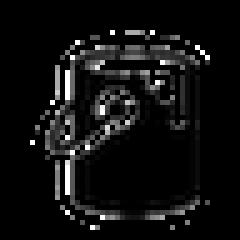
#> input picture Raspberry_Pi/pictograms/training/sources/paintbucket.png, 48 x 48 px, given in place of Treppe_mitPiktogramm.png, which was not available (shown 5 times larger)
$ jupyter execute Evaluation_FLANN.ipynb   (shell and % lines are left out)   (Python 2 division)
#> lines starting #> are read from the running program, lines starting #| are printed output that depends on the picture; pictures that were not available may be replaced by others from this repository, and a replacement may not be noted
[cell 1]
import numpy as np
import matplotlib.pyplot as plt
import cv2

def display(img, cmap='gray'):
    fig = plt.figure(figsize=(12,10))
    ax = fig.add_subplot(111)
    ax.imshow(img,cmap='gray')

treppe = cv2.imread('DATA/Treppe_mitPiktogramm.png', 0);
#> treppe is the input picture: shape (48, 48); min 0, max 255, mean 16.6
hammer = cv2.imread('DATA/Hammer.png', 0)
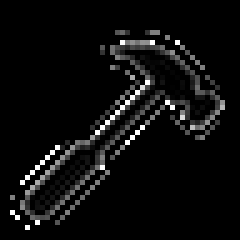
#> input picture Raspberry_Pi/pictograms/training/sources/hammer.png, 48 x 48 px, found by its file name (shown 5 times larger)
#> hammer is the input picture: shape (48, 48); min 0, max 255, mean 12.9
maske = cv2.imread('DATA/Maske.png', 0)
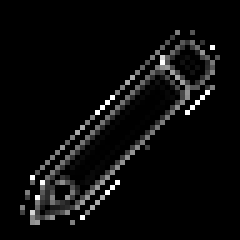
#> input picture Raspberry_Pi/pictograms/training/sources/pencil.png, 48 x 48 px, given in place of Maske.png, which was not available (shown 5 times larger)
#> maske is the input picture: shape (48, 48); min 0, max 255, mean 11.5
schuh = cv2.imread('DATA/Schuh.png')

#FLANN-Matcher -- deutlich schneller als Brute Force
sift = cv2.xfeatures2d.SIFT_create()
kp1, des1 = sift.detectAndCompute(schuh,None)
#> kp1 = 11 keypoints; strongest (x, y, size): (32, 18, 3.8), (8, 39, 6.3), (16, 34, 3.9), (41, 10, 3.2)
kp2, des2 = sift.detectAndCompute(treppe,None)
#> kp2 = 10 keypoints; (x, y, size): (23, 22, 2), (16, 15, 2.3), (17, 25, 3.1), (17, 25, 3.1), (24, 8, 1.9), (24, 8, 1.9), (16, 21, 3.1), (27, 17, 2.4), (33, 12, 7.9), (11, 11, 3)
FLANN_INDEX_KDTREE = 0; #0 default Wert
index_params = dict(algorithm = FLANN_INDEX_KDTREE, trees = 5) #5 default Wert
search_params = dict(checks=50)
flann = cv2.FlannBasedMatcher(index_params,search_params)
matches = flann.knnMatch(des1,des2,k=2)
#> matches = 11 matches
good = []

for match1, match2 in matches:
    #Wenn Match 1 Distaz kleiner als 50% von der Match 2 Distanz
    if match1.distance < 0.7* match2.distance:
        good.append([match1])
#> this loop made 11 passes
#> after the loop, good = []

flann_matches = cv2.drawMatchesKnn(schuh, kp1, treppe, kp2, good,None,flags=2)
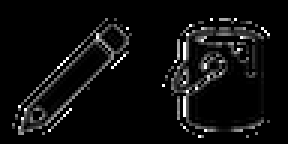
#> flann_matches: shape (48, 96, 3) (shown 3 times larger); min 0, max 255, mean 14
display(flann_matches)
